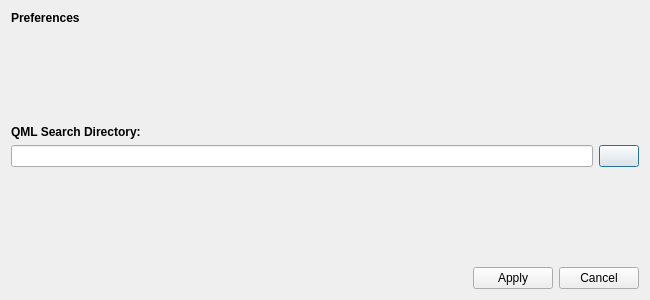
<?xml version="1.0" encoding="UTF-8"?>
<ui version="4.0">
 <class>PreferencesDialog</class>
 <widget class="QDialog" name="PreferencesDialog">
  <property name="geometry">
   <rect>
    <x>0</x>
    <y>0</y>
    <width>650</width>
    <height>300</height>
   </rect>
  </property>
  <property name="windowTitle">
   <string>Preferences</string>
  </property>
  <property name="windowIcon">
   <iconset resource="resources.qrc">
    <normaloff>:/qml/icons/ico-application.ico</normaloff>:/qml/icons/ico-application.ico</iconset>
  </property>
  <layout class="QGridLayout" name="gridLayout">
   <item row="4" column="0">
    <spacer name="verticalSpacer">
     <property name="orientation">
      <enum>Qt::Vertical</enum>
     </property>
     <property name="sizeHint" stdset="0">
      <size>
       <width>20</width>
       <height>40</height>
      </size>
     </property>
    </spacer>
   </item>
   <item row="3" column="0">
    <layout class="QVBoxLayout" name="verticalLayout">
     <item>
      <layout class="QHBoxLayout" name="horizontalLayout_4">
       <item>
        <widget class="QLineEdit" name="qmlDirEdit"/>
       </item>
       <item>
        <widget class="QPushButton" name="selectQMLDirbutton">
         <property name="text">
          <string/>
         </property>
         <property name="icon">
          <iconset resource="resources.qrc">
           <normaloff>:/qml/icons/ico-bluefolder.png</normaloff>:/qml/icons/ico-bluefolder.png</iconset>
         </property>
        </widget>
       </item>
      </layout>
     </item>
    </layout>
   </item>
   <item row="5" column="0">
    <layout class="QHBoxLayout" name="horizontalLayout">
     <item>
      <spacer name="horizontalSpacer">
       <property name="orientation">
        <enum>Qt::Horizontal</enum>
       </property>
       <property name="sizeHint" stdset="0">
        <size>
         <width>40</width>
         <height>20</height>
        </size>
       </property>
      </spacer>
     </item>
     <item>
      <widget class="QPushButton" name="applyButton">
       <property name="text">
        <string>Apply</string>
       </property>
      </widget>
     </item>
     <item>
      <widget class="QPushButton" name="cancelButton">
       <property name="text">
        <string>Cancel</string>
       </property>
      </widget>
     </item>
    </layout>
   </item>
   <item row="1" column="0">
    <spacer name="verticalSpacer_2">
     <property name="orientation">
      <enum>Qt::Vertical</enum>
     </property>
     <property name="sizeHint" stdset="0">
      <size>
       <width>20</width>
       <height>40</height>
      </size>
     </property>
    </spacer>
   </item>
   <item row="0" column="0">
    <widget class="QLabel" name="label">
     <property name="font">
      <font>
       <weight>75</weight>
       <italic>false</italic>
       <bold>true</bold>
      </font>
     </property>
     <property name="text">
      <string>Preferences</string>
     </property>
    </widget>
   </item>
   <item row="2" column="0">
    <widget class="QLabel" name="label_4">
     <property name="font">
      <font>
       <weight>75</weight>
       <bold>true</bold>
      </font>
     </property>
     <property name="text">
      <string>QML Search Directory:</string>
     </property>
    </widget>
   </item>
  </layout>
 </widget>
 <tabstops>
  <tabstop>selectQMLDirbutton</tabstop>
  <tabstop>applyButton</tabstop>
  <tabstop>cancelButton</tabstop>
 </tabstops>
 <resources>
  <include location="resources.qrc"/>
 </resources>
 <connections/>
</ui>
